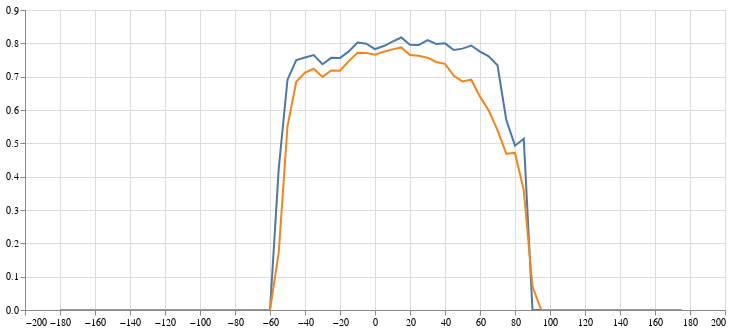

Source (notebook cell):
### Code cell
(alt
 .Chart(results.melt(id_vars=['deg'],value_vars=['LV','MY']))
 .mark_line()
 .encode(
     x=alt.X("deg",axis=alt.Axis(title=None)),
     y=alt.Y("value",axis=alt.Axis(title=None)),
     color=alt.Color("variable",legend=None),
     tooltip="value"
 )
 .properties(width=700,height=300)
 .interactive()
)

### Figure 1 — Vega-Lite specification as saved in the notebook (floating-point values rounded to 4 significant figures; data arrays with more than 128 entries replaced by an {"elided": "..."} marker saying what was removed)
{"config": {"view": {"continuousWidth": 400, "continuousHeight": 300}}, "data": {"name": "data-c6c670db0a0637b0a567dcd527277bf6"}, "mark": "line", "encoding": {"color": {"field": "variable", "legend": null, "type": "nominal"}, "tooltip": {"field": "value", "type": "quantitative"}, "x": {"axis": {"title": null}, "field": "deg", "type": "quantitative"}, "y": {"axis": {"title": null}, "field": "value", "type": "quantitative"}}, "height": 300, "selection": {"selector001": {"type": "interval", "bind": "scales", "encodings": ["x", "y"]}}, "width": 700, "$schema": "https://vega.github.io/schema/vega-lite/v4.17.0.json", "datasets": {"data-c6c670db0a0637b0a567dcd527277bf6": {"elided": "144 records"}}}
